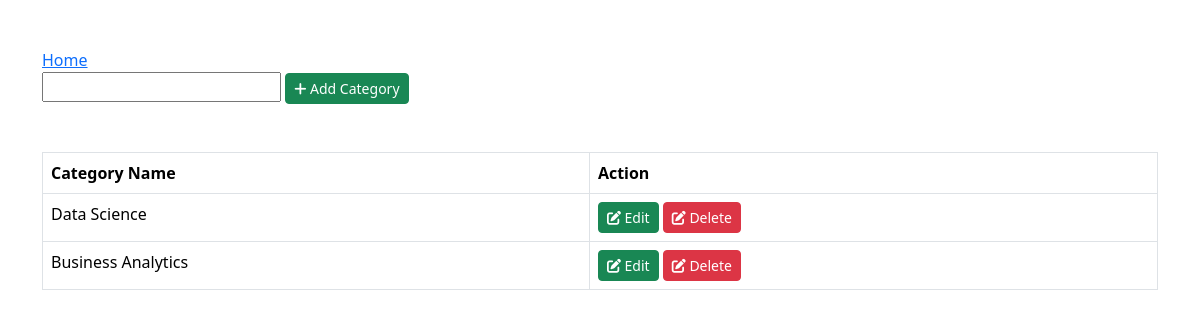
The app's page /add_book_cat, older data.
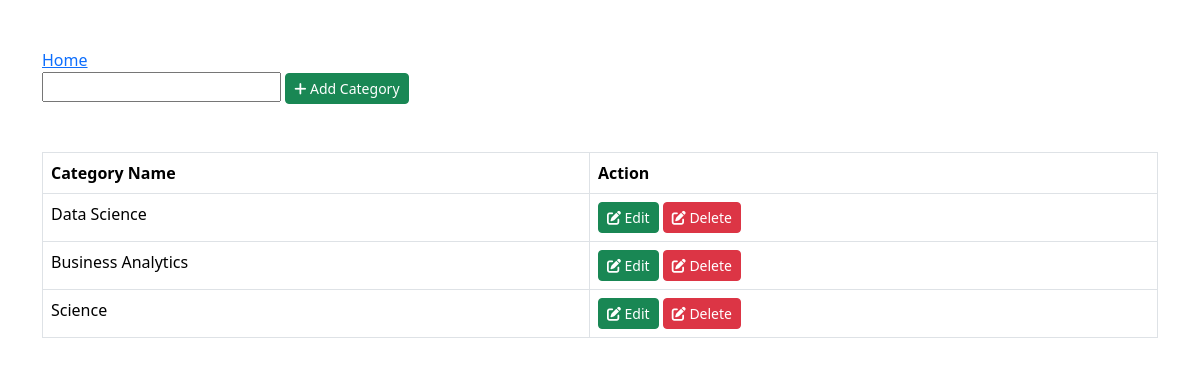
The same page, newer data.
### distribution_tracker/models.py (models this page shows, shortened)
class BookCat(models.Model):
    cat_name = models.CharField(max_length=254)

### distribution_tracker/views.py (the view, shortened to what this page needs)
# urls.py: path('add_book_cat', views.add_book_cat, name='add_book_cat'),
def add_book_cat(request):
    try:
        cat_name_obj = BookCat.objects.all()
    except Exception as e:
        print(e)
        cat_name_obj = None  # Assigning a default value if an exception occurs
    return render(request, 'add_book_cat.html', {'cat_name': cat_name_obj})

### distribution_tracker/templates/add_book_cat.html (shortened to what this page needs)
<!DOCTYPE html>
<html lang="en">
<head>
    <link href="https://cdn.jsdelivr.net/npm/bootstrap@5.3.3/dist/css/bootstrap.min.css" rel="stylesheet"
>
    <link rel="stylesheet" href="https://cdnjs.cloudflare.com/ajax/libs/font-awesome/6.0.0-beta3/css/all.min.css">
</head>
<body>
    <div class="container mt-5">
        <div class="row">
            <div class="col-xs-7">
                <a href="{% url 'home_page' %}">Home</a>
                <br>
                <form method="post">
                    <input type="text" id="add_category_text" maxlength="20" name="cat_name_add" required="">
                    <button class="btn btn-success btn-sm edit btn-flat"><i class="fa fa-plus"></i> Add
                        Category</button>
                </form>
            </div>
        </div>
    </div>
    <div class="container mt-5">
        <div class="row">
            <div class="col-xs-12">
                <div class="box">
                    <div class="box-body">
                        <table id="example1" class="table table-bordered">
                            <thead>
                                <tr>
                                    <th>Category Name</th>
                                    <th>Action</th>
                                </tr>
                            </thead>
                            <tbody>
                                {% for category in cat_name %}
                                <form method="post">
                                    <tr>
                                        <td>{{ category.cat_name }}</td>
                                        <td><button type="submit" class="btn btn-success btn-sm edit btn-flat"><i
                                                    class="fa fa-edit"></i>
                                                Edit</button>
                                            <button type="submit" class="btn btn-danger btn-sm edit btn-flat"><i
                                                class="fa fa-edit"></i>
                                            Delete</button>
                                        </td>
                                    </tr>
                                </form>
                                {% endfor %}
                            </tbody>
                        </table>
                    </div>
                </div>
            </div>
        </div>
    </div>
</body>
</html>

Row changes from the older to the newer data that the page shows:
added BookCat: cat_name "Science"
